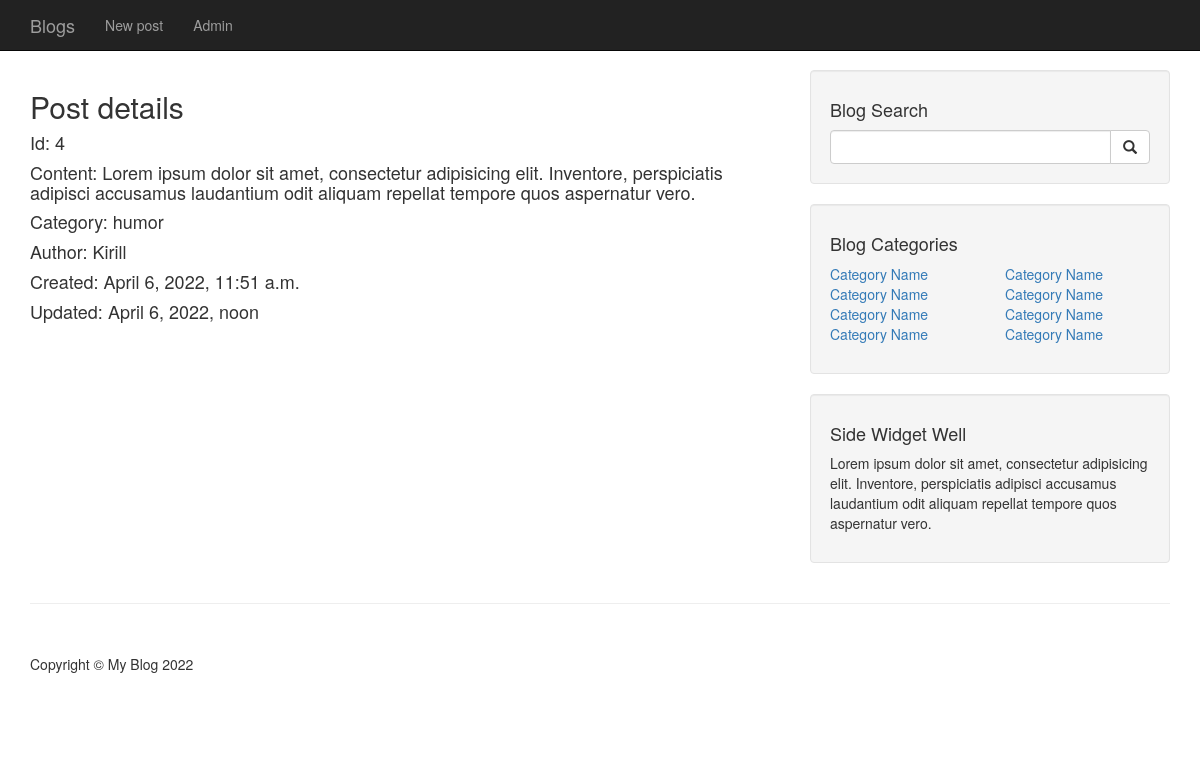
/details/4/, run on the app's committed database.
### blog/models.py (models this page shows)
class Post(models.Model):
    title = models.CharField(max_length=100, blank=False)
    content = models.TextField()
    draft = models.BooleanField(default=True)
    category = models.ForeignKey(Category, on_delete=models.DO_NOTHING, default=None, null=True)
    author = models.ForeignKey(User, on_delete=models.DO_NOTHING, default=None, null=True)
    tags = models.ManyToManyField(Tag)
    created = models.DateTimeField(auto_now_add=True)
    updated = models.DateTimeField(auto_now=True)

class Category(models.Model):
    name = models.CharField(max_length=50, unique=True)
    def __str__(self):
        return self.name
    class Meta:
        verbose_name_plural = 'Categories'

### blog/views.py (the view)
# urls.py: path('details/<int:pk>/', details, name='details'),
def details(request, pk):
    queryset = get_object_or_404(Post, pk=pk)
    context = {'post': queryset}
    return render(request, 'blog/details.html', context)

### templates/blog/details.html
{% extends 'blog/base.html' %}
{% block content %}
    <div>
        <h2>Post details</h2>
        <h4>Id: {{ post.id }}</h4>
        <h4>Content: {{ post.content }}</h4>
        <h4>Category: {{ post.category }}</h4>
        <h4>Author: {{ post.author }}</h4>
        <h4>Created: {{ post.created }}</h4>
        <h4>Updated: {{ post.updated }}</h4>
    </div>
    </body>
{% endblock %}

### static/blog/css/blog-home.css (style rules this page uses)
body { padding-top: 70px; }

### data on the page
Post: id "4", content "Lorem ipsum dolor sit amet, consectetur adipisicing elit. Inventore, perspiciatis adipisci accusamus laudantium odit aliquam repellat tempore quos aspernatur vero.", category "humor", author "Kirill", created "April 6, 2022, 11:51 a.m.", updated "April 6, 2022, noon"
